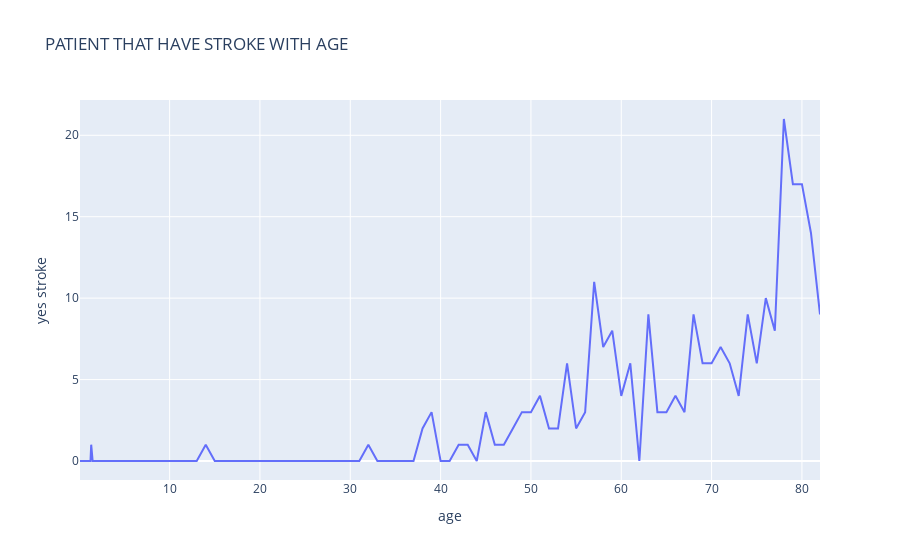

The notebook cell saved with this chart:
### Code cell
px.line(v,v["age"],v["yes stroke"],title="PATIENT THAT HAVE STROKE WITH AGE")

### Figure 1 — Plotly figure (JSON) as saved in the notebook; plotly's stock layout.template omitted (floating-point values rounded to 4 significant figures)
{"data": [{"hovertemplate": "age=%{x}<br>yes stroke=%{y}<extra></extra>", "legendgroup": "", "line": {"color": "#636efa", "dash": "solid"}, "mode": "lines", "name": "", "orientation": "v", "showlegend": false, "type": "scatter", "x": [0.08, 0.16, 0.24, 0.32, 0.4, 0.48, 0.56, 0.64, 0.72, 0.8, 0.88, 1, 1.08, 1.16, 1.24, 1.32, 1.4, 1.48, 1.56, 1.64, 1.72, 1.8, 1.88, 2, 3, 4, 5, 6, 7, 8, 9, 10, 11, 12, 13, 14, 15, 16, 17, 18, 19, 20, 21, 22, 23, 24, 25, 26, 27, 28, 29, 30, 31, 32, 33, 34, 35, 36, 37, 38, 39, 40, 41, 42, 43, 44, 45, 46, 47, 48, 49, 50, 51, 52, 53, 54, 55, 56, 57, 58, 59, 60, 61, 62, 63, 64, 65, 66, 67, 68, 69, 70, 71, 72, 73, 74, 75, 76, 77, 78, 79, 80, 81, 82], "xaxis": "x", "y": [0, 0, 0, 0, 0, 0, 0, 0, 0, 0, 0, 0, 0, 0, 0, 1, 0, 0, 0, 0, 0, 0, 0, 0, 0, 0, 0, 0, 0, 0, 0, 0, 0, 0, 0, 1, 0, 0, 0, 0, 0, 0, 0, 0, 0, 0, 0, 0, 0, 0, 0, 0, 0, 1, 0, 0, 0, 0, 0, 2, 3, 0, 0, 1, 1, 0, 3, 1, 1, 2, 3, 3, 4, 2, 2, 6, 2, 3, 11, 7, 8, 4, 6, 0, 9, 3, 3, 4, 3, 9, 6, 6, 7, 6, 4, 9, 6, 10, 8, 21, 17, 17, 14, 9], "yaxis": "y"}], "layout": {"legend": {"tracegroupgap": 0}, "title": {"text": "PATIENT THAT HAVE STROKE WITH AGE"}, "xaxis": {"anchor": "y", "domain": [0, 1], "title": {"text": "age"}}, "yaxis": {"anchor": "x", "domain": [0, 1], "title": {"text": "yes stroke"}}}}
